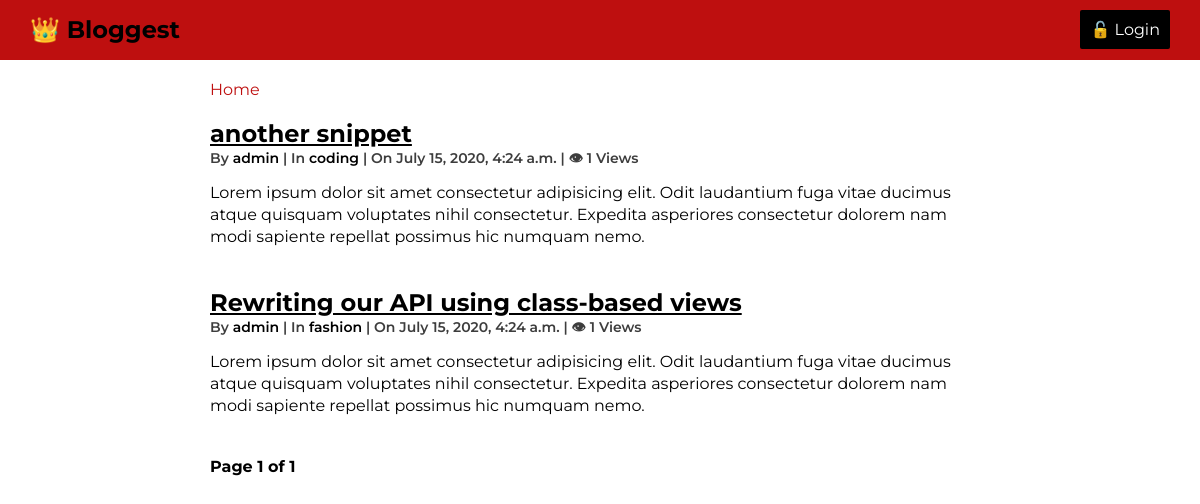
The page / on the database its author committed.
### blog/models.py (models this page shows, shortened)
class Post(models.Model):
    title = models.CharField(max_length=200)
    content = models.TextField()
    pub_date = models.DateTimeField(auto_now_add=True)
    view_count = models.PositiveIntegerField(default=0)
    author = models.ForeignKey(User,on_delete=models.CASCADE)
    category = models.ForeignKey(Category,on_delete=models.CASCADE)
    def get_absolute_url(self):
        return reverse('blog:detail', args=[self.pk])

class Category(models.Model):
    name = models.CharField(max_length=100, unique=True)
    creator = models.ForeignKey(User,on_delete=models.CASCADE)
    class Meta:
        verbose_name_plural = "Categories"
    def __str__(self):
        return self.name

### blog/views.py (the view)
# urls.py: path('',PostList.as_view(),name='home'),
class PostList(PageContentMixin,ListView):
    model =Post
    template_name ='blog/home.html'
    context_object_name='posts'
    ordering ='-pub_date'
    paginate_by =3
    page_title='Goldie\'s Home'

### blog/views.py (called while the page is built)
    def get_context_data(self,**kwargs):
        context=super().get_context_data()
        context['page_title'] =self.page_title
        return context

### blog/templates/blog/home.html (shortened to what this page needs)
{% extends 'blog/base.html' %}
{% block content %}
    {% for post in posts%}
    <div class="blog-item">
        <h2><a href="{{post.get_absolute_url}}">{{post.title}}</a></h2>
        <div class="info">
            By <span><a href="#">{{post.author}}</a></span> | In <span><a href="{%url 'blog:category' post.category.pk%}">{{post.category}}</a></span> | On <span>{{post.pub_date}}</span> | &#x1f441 <span>{{post.view_count}} Views</span>
        </div>
        <p>{{post.content|truncatewords:35}}</p>
    </div>
    {%endfor%}
    {% include 'blog/pagination_links.html' %}
{% endblock %}

### blog/templates/blog/base.html (shortened to what this page needs)
{% load static %}<!DOCTYPE html>
<html lang="en">
<head>
    <link rel="stylesheet" href="{% static 'blog/css/reset.css' %}">
    <link rel="stylesheet" href="{% static 'blog/css/style.css' %}">
</head>
<body>
    <nav>
        <h2><a href="{%url 'blog:home'%}">&#x1f451 Bloggest</a></h2>
        {% if user.is_authenticated %}
            <p><a href="{%url 'blog:logout'%}">&#128274 Logout</a></p>
        {% else %}
            <p><a href="{%url 'blog:login'%}">&#128275 Login</a></p>
        {% endif %}
    </nav>
    <section class="content-wrapper">
        <div class="breadcrumb">
            <p>{% block breadcrumb %}<a href="{%url 'blog:home'%}">Home</a>{% endblock %}</p>
        </div>
        {% block content %}
        {% endblock %}
    </section>
</body>
</html>

### blog/templates/blog/pagination_links.html (shortened to what this page needs)
<div class="pagination">
    <span class="step-links">
        <span class="current">
        Page {{ page_obj.number }} of {{ page_obj.paginator.num_pages }}
        </span>
    </span>
</div>

### blog/static/blog/css/style.css (style rules this page uses)
:root { --primary: rgb(190, 15, 15); --primary-light: rgb(212, 47, 47); --secondary: #000; --light-dark: #3d3d3d; --lighter-dark: #5e5d5d; }
body { font-family: 'Montserrat', sans-serif; }
h2 { margin: 0; }
a { text-decoration: none; color: var(--secondary); }
nav { display: flex; background-color: var(--primary); color: #fff; line-height: 60px; padding: 0 30px; }
nav > h2, p { margin: 0; }
nav > p > a { color: #fff; padding: 10px; background-color: var(--secondary); border-radius: 2px; }
nav > h2 { margin-right: auto; }
.content-wrapper { display: grid; grid-template-columns: 1fr auto 1fr; padding: 0 30px; margin: 20px 0; }
.content-wrapper > div { grid-column: 2; max-width: 780px; margin: 20px 0; }
.content-wrapper > .breadcrumb { margin: 0; }
.breadcrumb a { color: var(--primary); }
.blog-item h2 a { color: var(--secondary); text-decoration: underline; }
.blog-item .info { margin-bottom: 10px; font-size: 14px; font-weight: 600; color: var(--light-dark); }
.blog-item p { line-height: 22px; }
.pagination .current { font-weight: 700; }

### rows shown on the page
Post: title "another snippet", author "admin", category "coding", pub_date "July 15, 2020, 4:24 a.m.", view_count "1", content "Lorem ipsum dolor sit amet consectetur adipisicing elit. Odit laudantium fuga vitae ducimus atque quisquam voluptates nihil consectetur. Expedita asperiores consectetur dolorem nam modi sapiente repellat possimus hic numquam nemo."
Post: title "Rewriting our API using class-based views", author "admin", category "fashion", pub_date "July 15, 2020, 4:24 a.m.", view_count "1", content "Lorem ipsum dolor sit amet consectetur adipisicing elit. Odit laudantium fuga vitae ducimus atque quisquam voluptates nihil consectetur. Expedita asperiores consectetur dolorem nam modi sapiente repellat possimus hic numquam nemo."

### other values the page prints
{{ page_obj.number }} "1"
{{ page_obj.paginator.num_pages }} "1"
